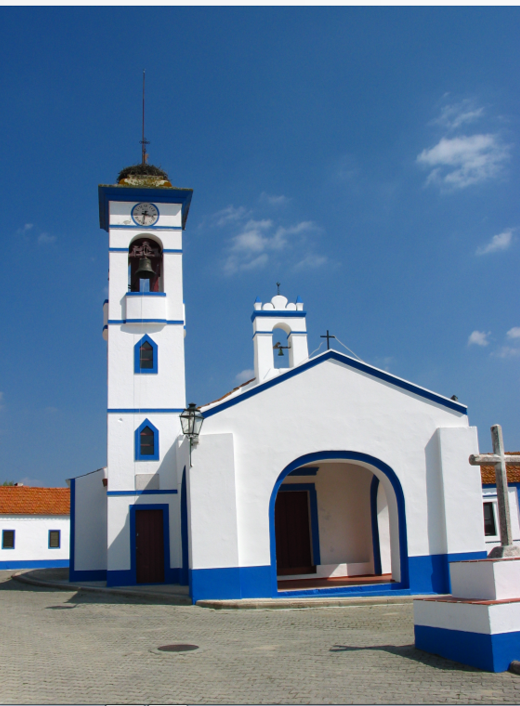
#> input picture TP1/Aula_1_files/Picture1.png, 520 x 706 px; the run also reads 1 picture not shown here
$ jupyter execute aula_1.ipynb
#> lines starting #> are read from the running program, lines starting #| are printed output that depends on the picture; long printed decimals are rounded
### TP1/python_files/huffman.py

from queue import PriorityQueue
from collections import Counter
import matplotlib.pyplot as plt
import cv2 as cv
import numpy as np

def huffman(symbol_list):
    """
    This function generates the huffman tree for the given input.
    The input is a list of "symbols".
    """
    # figure out the frequency of each symbol
    counts = Counter(symbol_list).most_common()

    total = len(symbol_list)
    if len(counts) < 2:
        # 0 or 1 unique symbols, so no sense in performing huffman coding
        return

    queue = PriorityQueue()
    for (val,count) in counts:
        queue.put((count, val))

    # Create the huffman tree
    largest_node_count = 0
    while total != largest_node_count:
        node1 = queue.get(False)
        node2 = queue.get(False)

        new_count = node1[0] + node2[0]
        largest_node_count = new_count if new_count > largest_node_count else largest_node_count
        queue.put((new_count, (node1,node2)))
    huffman_tree_root = queue.get(False)

    # generate the symbol to huffman code mapping
    lookup_table = huffman_tree_to_table(huffman_tree_root, "", {})
    return lookup_table

def huffman_tree_to_table(root, prefix, lookup_table):
    """Converts the Huffman tree rooted at "root" to a lookup table"""
    if type(root[1]) != tuple:
        # leaf node
        lookup_table[root[1]] = prefix
    else:
        huffman_tree_to_table(root[1][0], prefix + "0", lookup_table)
        huffman_tree_to_table(root[1][1], prefix + "1", lookup_table)

    return lookup_table

def text_to_huffman_code(input_text):
    """Helper function to convert an input string into its huffman symbol table"""
    return huffman([c for c in input_text])

# [89 lines left out: functions compress_img, entropy, main, not called in this run]


# [2 lines that do not run on import are left out]

### TP1/aula_1.ipynb
[cell 1]
from python_files.huffman import huffman
import matplotlib.pyplot as plt
import numpy as np
import cv2 as cv

img = cv.imread("Aula_1_files/aula1.bmp", 0)

Ex 1

[cell 2]
plt.imshow(img, cmap="gray")
plt.axis("off")
plt.show()
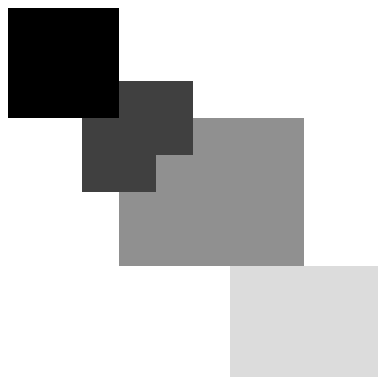
#> figure drawn by matplotlib, 1 panel

hist = cv.calcHist([img],[0],None,[256],[0,256])
#> hist = 256 values, max 55 at index 255, min 0 at index 0, mean 0.391

plt.plot(hist), plt.xlim([0, 256])
plt.show()
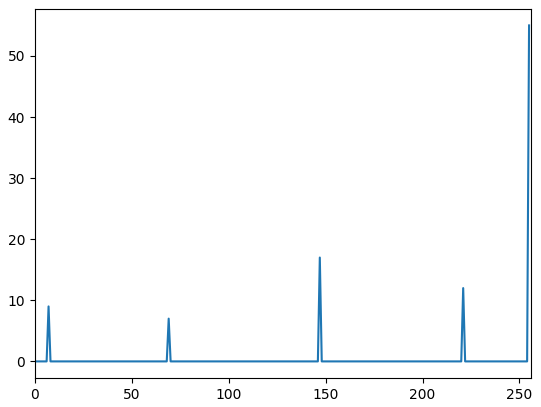
#> figure drawn by matplotlib, 1 panel; curve peaks at x = 255, y = 55

Ex 2

[cell 3]
flat_img = img.flatten()
#> flat_img = 100 values, max 255 at index 3, min 7 at index 0, mean 197.2

flat_image_bin = ''.join(list(map(lambda x: f"{x:08b}", flat_img)))
print(f"Uncompressed image: {flat_image_bin}")
#> (printed output is left out)
print(f"Uncompressed image bit length {len(flat_image_bin)}")
#| Uncompressed image bit length 800

Ex 3

3.2

[cell 4]
huffman_dict = huffman(flat_img)
#> in huffman, `counts = Counter(symbol_list).most_common()`: counts = [(255, 55), (147, 17), (221, 12), (7, 9), (69, 7)]
#> in huffman, `total = len(symbol_list)`: total = 100
#> the loop in huffman, `for (val,count) in counts:` made 5 passes
#> the loop in huffman, `while total != largest_node_count:` made 4 passes
#> (node1, node2, new_count, largest_node_count) on passes 1 to 2: ((7, 69), (9, 7), 16, 16), ((12, 221), (16, ((7, 69), (9, 7))), 28, 28)
#> (node1, new_count, largest_node_count) on pass 3: ((17, 147), 45, 45)
#> in huffman, `lookup_table = huffman_tree_to_table(huffman_tree_root, "", {})`: lookup_table = {147: '00', 221: '010', 69: '0110', 7: '0111', 255: '1'}
#> huffman_dict has the same summary as lookup_table in huffman
display(dict(sorted(huffman_dict.items(), key = lambda x: len(x[1]))))

3.4

[cell 5]
def compress_img(huffman_dict: dict, img: list) -> str:

    final_bit_str: str = f"{len(huffman_dict.keys()):08b}"
#> final_bit_str = '00000101'
    code_bits_dimension = int(len(bin(max(list(map(lambda x: len(x), huffman_dict.values()))))) - 2)
#> code_bits_dimension = 3
    final_bit_str += f"{code_bits_dimension:08b}"
#> final_bit_str = '0000010100000011'

    sorted_dict = dict(sorted(huffman_dict.items(), key = lambda x: x[0]))
#> sorted_dict = {7: '0111', 69: '0110', 147: '00', 221: '010', 255: '1'}

    for k, i in sorted_dict.items():
        final_bit_str += f"{k:08b}{int(i, 2):0{code_bits_dimension}b}"
#> this loop made 5 passes
#> (k, i) on passes 3 to 5: (147, '00'), (221, '010'), (255, '1')
#> (k, i, final_bit_str) on passes 1 to 2: (7, '0111', '000001010000001100000111111'), (69, '0110', '00000101000000110000011111101000101110')

    for i in img:
        final_bit_str += f"{int(sorted_dict.get(i), 2):0{code_bits_dimension}b}"
#> this loop made 100 passes
#> i on passes 1 to 12: 7, 7, 7, 255, 255, 255, 255, 255, 255, 255, 7, 7

    return final_bit_str

compressed = compress_img(huffman_dict, flat_img)
print(f"Compressed image: {compressed}")
#> (printed output is left out)
print(f"Compressed image bit length: {len(compressed)}")
#| Compressed image bit length: 371

Ex 4

[cell 6]
print(f"Compression ratio (Uncompressed/Compressed): {len(flat_image_bin)/len(compressed)}")
#| Compression ratio (Uncompressed/Compressed): 2.156

Ex 7

[cell 7]
def entropy(img):

    total_entropy = np.array([])

    for i in range(3):
        histogram = np.array(cv.calcHist([img],[i],None,[256],[0,256]))
        total_inst = np.sum(histogram)

        histogram = histogram/total_inst

        histogram = histogram[histogram != 0]

        total_entropy = np.append(total_entropy, np.sum(-histogram*np.log2(histogram)))

    return total_entropy

EX 8

[cell 8]
img1 = cv.imread("Aula_1_files/Picture1.png")
#> img1 is the input picture: shape (706, 520, 3); mean B, G, R 152.7, 124.7, 98.8
img1 = cv.cvtColor(img1, cv.COLOR_BGR2RGB)

plt.imshow(img1)
plt.axis('off')
plt.show()

entropy_per_channel = entropy(img1)
#> the loop in entropy, `for i in range(3):` made 3 passes
#> total_entropy on passes 1 to 3: [7.51], [7.51, 7.3], [7.51, 7.3, 7.12]
#> entropy_per_channel = [7.51, 7.3, 7.12]

print(f"Blue channel entropy: {entropy_per_channel[0]}")
#| Blue channel entropy: 7.506
print(f"Green channel entropy: {entropy_per_channel[1]}")
#| Green channel entropy: 7.296
print(f"Red channel entropy: {entropy_per_channel[2]}")
#| Red channel entropy: 7.125

kernel = np.ones((5,5),np.float32)/25
dst = cv.filter2D(img1,-1,kernel)
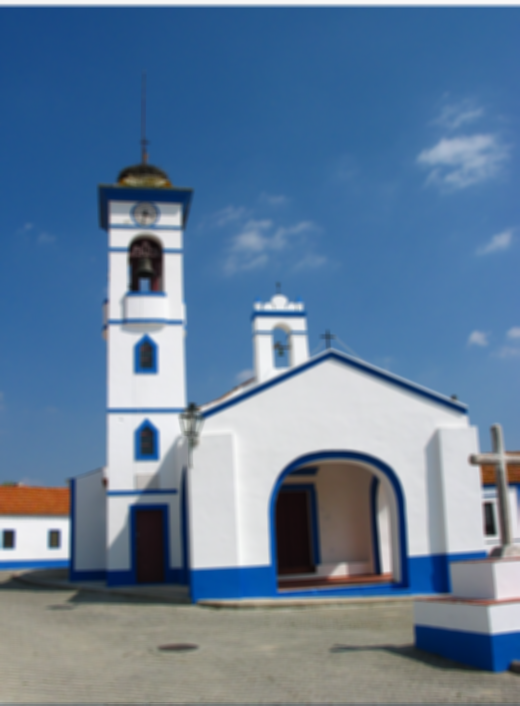
#> dst: shape (706, 520, 3); mean R, G, B 98.8, 124.7, 152.7

plt.imshow(dst)
plt.axis('off')
plt.show()

entropy_per_channel = entropy(dst)
#> the loop in entropy (call 2), `for i in range(3):` made 3 passes
#> total_entropy on passes 1 to 3: [7.5], [7.5, 7.26], [7.5, 7.26, 7.13]
#> entropy_per_channel = [7.5, 7.26, 7.13]

print(f"Blue channel entropy: {entropy_per_channel[0]}")
#| Blue channel entropy: 7.504
print(f"Green channel entropy: {entropy_per_channel[1]}")
#| Green channel entropy: 7.263
print(f"Red channel entropy: {entropy_per_channel[2]}")
#| Red channel entropy: 7.127
